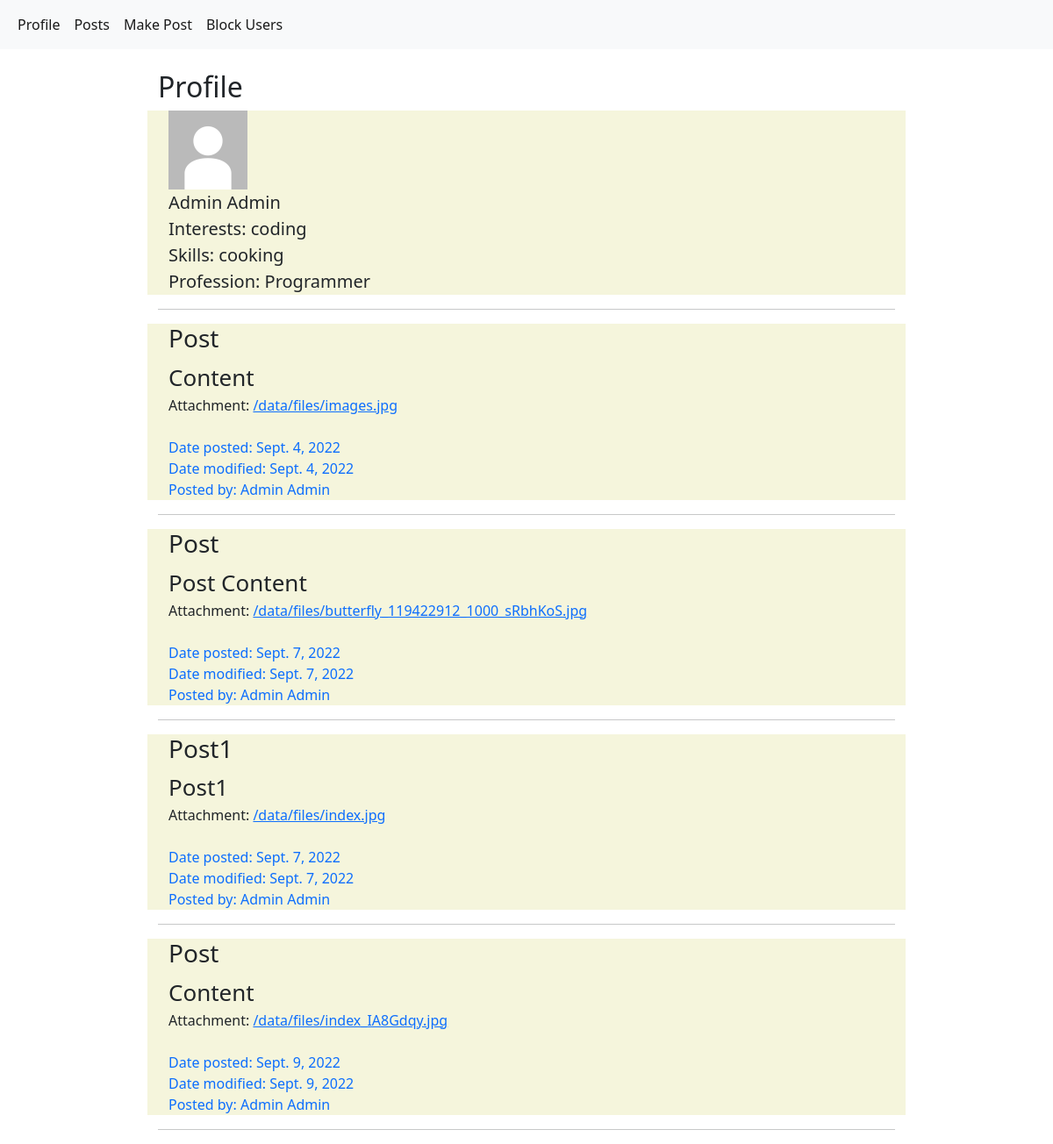
/profile/ (signed in), run on the app's committed database.
### BlogPosts/models.py (models this page shows, shortened)
class Post(models.Model):
    title = models.CharField(max_length=70)
    user = models.ForeignKey(CustomUser, on_delete=models.CASCADE)
    content = models.TextField(max_length=250)
    file = models.FileField(upload_to="files/")
    date_created = models.DateField(auto_now=True)
    last_modified = models.DateField(auto_now=True)

class CustomUser(models.Model):
    user = models.ForeignKey(User, on_delete=models.CASCADE)
    name = models.CharField(max_length=100)
    surname = models.CharField(max_length=100)
    photo = models.ImageField(upload_to="photos/")
    interests = models.TextField(max_length=500)
    skills = models.TextField(max_length=500)
    profession = models.CharField(max_length=200)
    blocked_user = models.ManyToManyField(User, related_name='blocked_user', blank=True)
    def __str__(self):
        return self.name + " " + self.surname

### BlogPosts/views.py (the view)
# urls.py: path('profile/', profile, name="profile"),
def profile(request):
    queryset = Post.objects.filter(user__user=request.user).all()
    queryset1 = CustomUser.objects.filter(user=request.user).all()
    context = {"posts": queryset}
    context1 = {"currentuser": queryset1}
    if queryset.count() > 0:
        return render(request, "profile.html", context=context)
    else:
        return render(request, "profile.html", context=context1)

### BlogPosts/templates/profile.html (shortened to what this page needs)
<!DOCTYPE html>
<html lang="en">
<head>
    <link href="https://cdn.jsdelivr.net/npm/bootstrap@5.2.0-beta1/dist/css/bootstrap.min.css" rel="stylesheet"
>
</head>
<body>
<nav class="navbar navbar-expand-lg navbar-light bg-light">
    <div class="container-fluid">
        <div class="collapse navbar-collapse" id="navbarSupportedContent">
            <ul class="navbar-nav me-auto mb-2 mb-lg-0">
                <li class="nav-item">
                    <a class="nav-link active profile-page" aria-current="page" href="/profile">Profile</a>
                </li>
                <li class="nav-item">
                    <a class="nav-link active posts-page" aria-current="page" href="/posts">Posts</a>
                </li>
                <li class="nav-item">
                    <a class="nav-link active add-post-page" aria-current="page" href="/add/post">Make Post</a>
                </li>
                <li class="nav-item">
                    <a class="nav-link active block-users-page" aria-current="page" href="/blockedUsers">Block Users</a>
                </li>
            </ul>
        </div>
    </div>
</nav>
<div class="justify-content-center" style="margin-left: 15%; margin-right: 15%">
    <br>
    <h2>Profile</h2>
    {% for post in posts %}
        {% if forloop.first %}
            <div class="row" style="background: beige">
                <div class="d-flex flex-column col-lg-12 ps-4 align-items-start">
                    <div>
                        <img class="w-25" src="{{ MEDIA_URL }}{{ post.user.photo.url }}">
                    </div>
                    <div style="font-size: 20px">{{ post.user.name }} {{ post.user.surname }}
                    </div>
                    <div style="font-size: 20px"> Interests: {{ post.user.interests }}
                    </div>
                    <div style="font-size: 20px">Skills: {{ post.user.skills }}
                    </div>
                    <div style="font-size: 20px">Profession: {{ post.user.profession }}
                    </div>
                </div>
            </div>
            <hr>
        {% endif %}
    {% endfor %}
    {% for post in posts %}
        {% if posts.count > 0 %}
        <div class="row" style="background: beige">
            <div class="d-flex flex-column col-lg-12 ps-4 align-items-start">
                <h3>{{ post.title }}</h3>
                <div style="font-size: 26px">{{ post.content }}
                </div>
                <div>
                    Attachment: <a href="{{ post.file.url }}">{{ post.file.url }}</a>
                    <br>
                    <br>
                </div>
                <div class="text-primary">Date posted: {{ post.date_created }}</div>
                <div class="text-primary">Date modified: {{ post.last_modified }}</div>
                <div class="text-primary">Posted by: {{ post.user }}</div>
            </div>
        </div>
        <hr>
        {% endif %}
    {% endfor %}
</div>
</body>
</html>

### data on the page
Post: user.photo (picture), user.name "Admin", user.surname "Admin", user.interests "coding", user.skills "cooking", user.profession "Programmer", title "Post", content "Content", file "/data/files/images.jpg", date_created "Sept. 4, 2022", last_modified "Sept. 4, 2022", user "Admin Admin"
Post: title "Post", content "Post Content", file "/data/files/butterfly_119422912_1000_sRbhKoS.jpg", date_created "Sept. 7, 2022", last_modified "Sept. 7, 2022", user "Admin Admin"
Post: title "Post1", content "Post1", file "/data/files/index.jpg", date_created "Sept. 7, 2022", last_modified "Sept. 7, 2022", user "Admin Admin"
Post: title "Post", content "Content", file "/data/files/index_IA8Gdqy.jpg", date_created "Sept. 9, 2022", last_modified "Sept. 9, 2022", user "Admin Admin"
